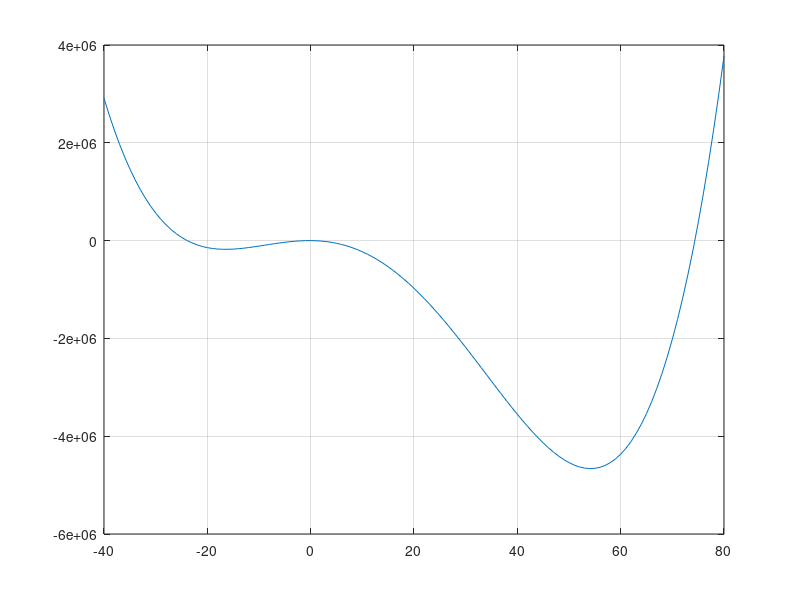
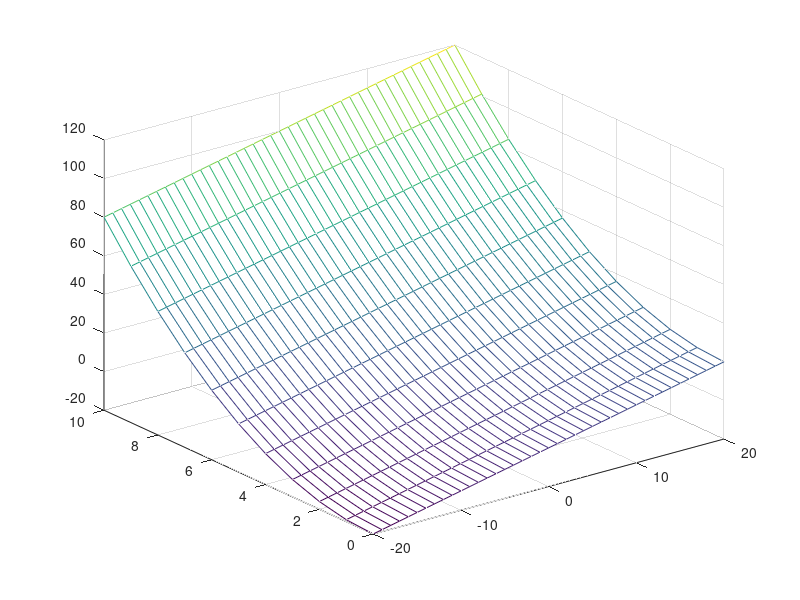
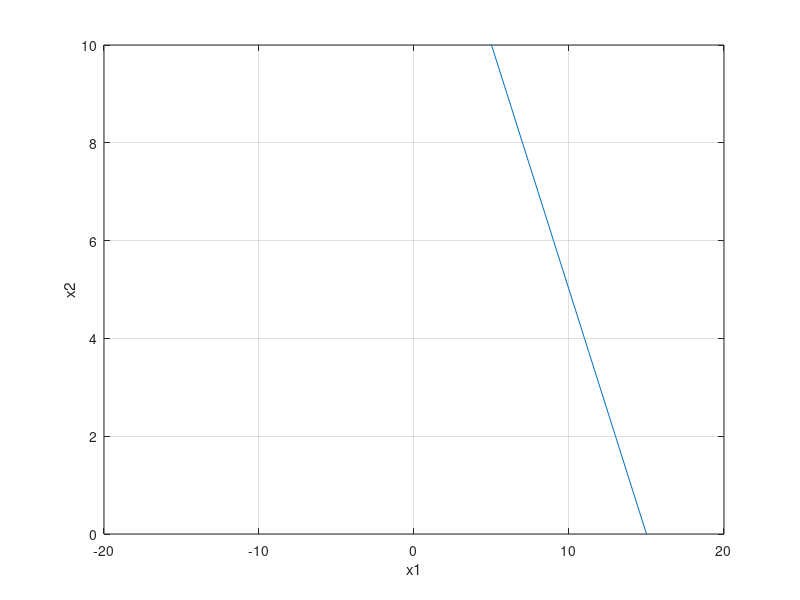

Source code (MATLAB) for these figures, in order:
clc;clear;close all
lb=-40;ub=80;
x=lb:ub;


y= x.^4-50*x.^3-1800*x.^2-800*x;

plot(x,y);grid on

%%%%%%%%%%%%%two variables

[x1,x2]=meshgrid(-20:20,0:10);
z=x1+x2.^2;
figure;
mesh(x1,x2,z)

%%%%%%cons#1 x1+x2=15
x1=-20:20;
x2=0:10;
line1=15-x1;
figure;
plot(x1,line1);grid on
axis([-20 20 0 10])
xlabel('x1')
ylabel('x2')
